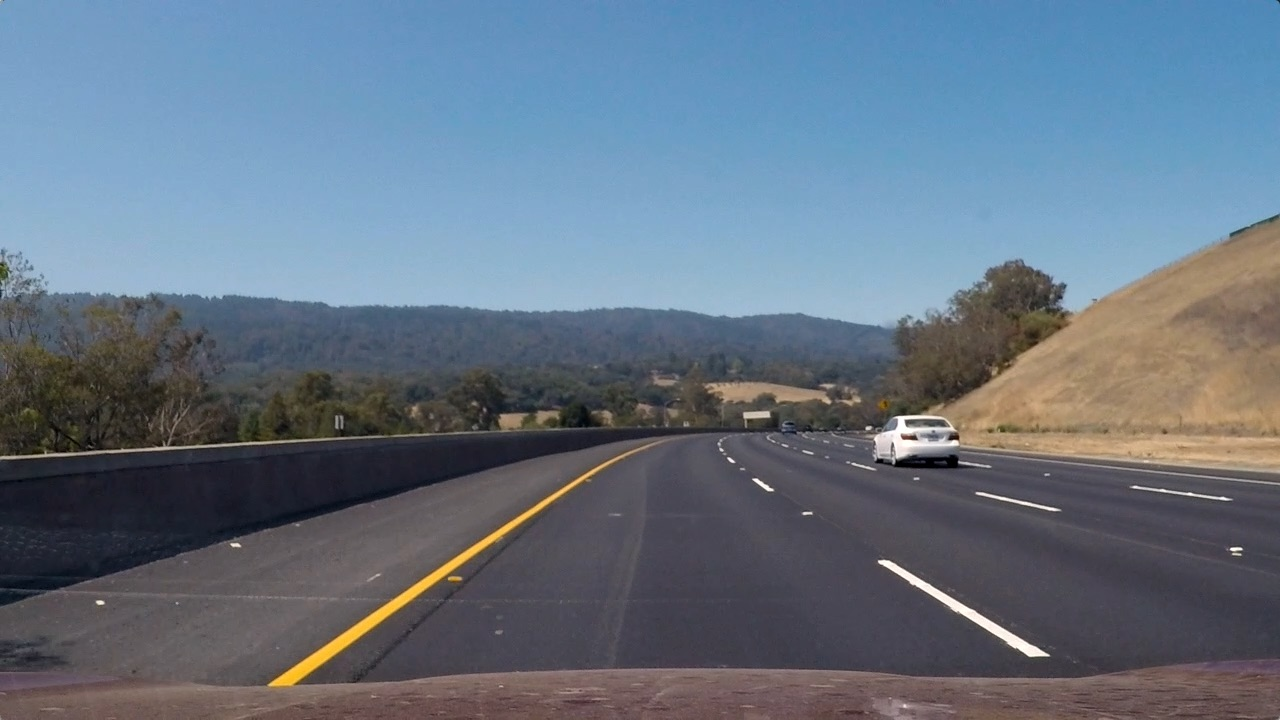
#> input picture lane_detection2/test/test3.jpg, 1280 x 720 px
$ python preprocessing.py
#> lines starting #> are read from the running program, lines starting #| are printed output that depends on the picture; after the words box and inside, x2 and y2 are one past the last pixel; in counts of white or black regions, pixels touching at a corner belong together
import cv2
import numpy as np


def gray(image):
    return cv2.cvtColor(image, cv2.COLOR_BGR2GRAY)


def warp(image, draw_lines=False):
    height = image.shape[0]
    width = image.shape[1]

    #             szerokość wysokość
    src = np.float32([(550, 460),
                      (150, 720),
                      (1200, 720),
                      (770, 460)])

    dst = np.float32([(100, 0),
                      (100, 720),
                      (1100, 720),
                      (1100, 0)])

    # src = np.float32([[200, 460], [1150, 460], [436, 220], [913, 220]])
    # dst = np.float32([[300, 720], [1000, 720], [400, 0], [1200, 0]])

    if draw_lines:
        copy = np.copy(image)
        for i in range(src.shape[0]):
            x = src[i][0]
            y = src[i][1]
            if not i == src.shape[0]-1:
                x_1 = src[i+1][0]
                y_1 = src[i+1][1]
            else:
                x_1 = src[0][0]
                y_1 = src[0][1]
            text = cv2.putText(copy, f'{x}, {y}', (int(x-100), int(y-15)), cv2.FONT_HERSHEY_COMPLEX, 1, (255, 255, 255),
                               2, cv2.LINE_AA)
            copy = cv2.circle(text, (x, y), radius=0, color=(0, 0, 255), thickness=10)
            line = cv2.line(copy, (x, y), (x_1, y_1), color=(0, 255, 0), thickness=3)
        # cv2.imshow('outout', line)

    M = cv2.getPerspectiveTransform(src, dst)

    M_inv = cv2.getPerspectiveTransform(dst, src)

    warp = cv2.warpPerspective(image, M, (width, height), flags=cv2.INTER_LINEAR)
    # output_front = cv2.warpPerspective(image, M_inv, (width, height), flags=cv2.INTER_LINEAR)

    return warp, M_inv


def threshold(image):
    # ret, image = cv2.threshold(image, 170, 225, cv2.THRESH_BINARY)
    (ret, image) = cv2.threshold(image, 0, 225, cv2.THRESH_BINARY | cv2.THRESH_OTSU)
    if not ret:
        print('Error in threshold value')
    else:
        return image


image = cv2.imread('test/test3.jpg')
#> image is the input picture: shape (720, 1280, 3); mean B, G, R 130.7, 115.3, 101.1
image = cv2.flip(image, 1)
frame, inv_M = warp(image, True)
#> the loop in warp, `for i in range(src.shape[0]):` made 4 passes
#> pass 1, in warp, `copy = cv2.circle(text, (x, y), radius=0, color=(0, 0, 255), thickness..`:
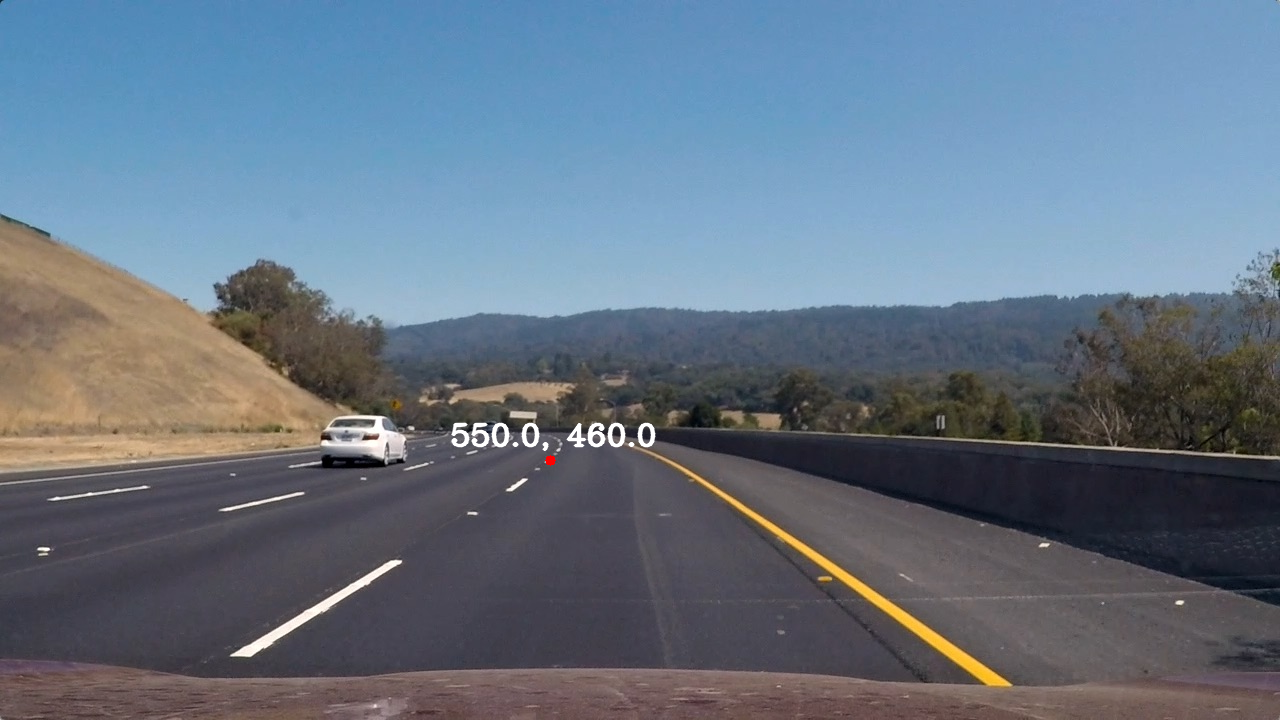
#> copy: shape (720, 1280, 3); mean B, G, R 131, 115.7, 101.5
#> after the loop in warp, `for i in range(src.shape[0]):`:
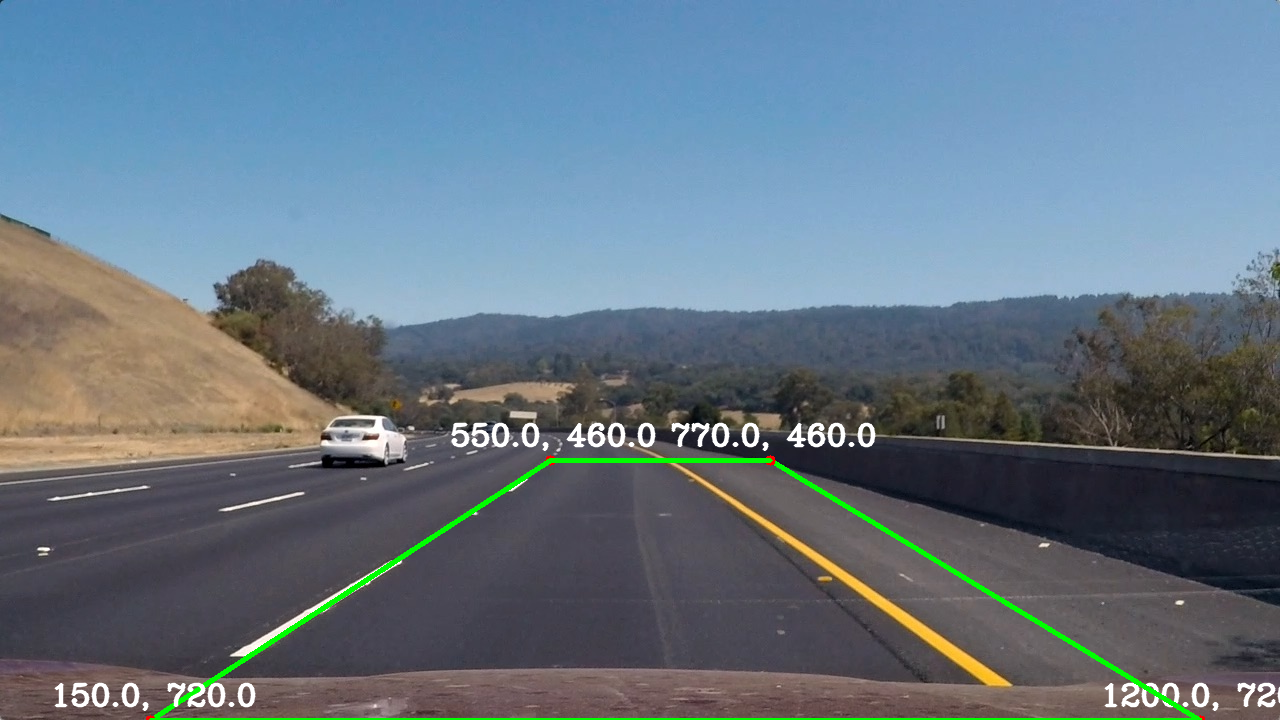
#> copy: shape (720, 1280, 3); 1.63% of pixels changed, all inside (x1, y1, x2, y2) = (54, 422, 1280, 720)
#> in warp, `warp = cv2.warpPerspective(image, M, (width, height), flags=cv2.INTER_..`:
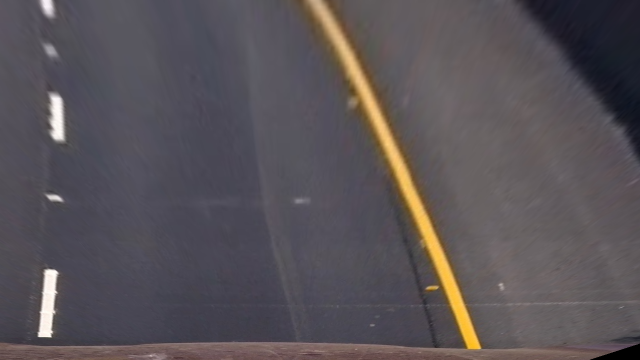
#> warp: shape (720, 1280, 3) (shown at 1/2 size); mean B, G, R 87.4, 83.2, 89
#> inv_M = [[0.22, -0.72, 528], [-3.1e-16, -0.429, 460], [-6.65e-19, -0.0011, 1]]
# cv2.imshow('frame', frame)
gray_img = gray(frame)
threshold_img = threshold(gray_img)
#> in threshold, `(ret, image) = cv2.threshold(image, 0, 225, cv2.THRESH_BINARY | cv2.TH..`:
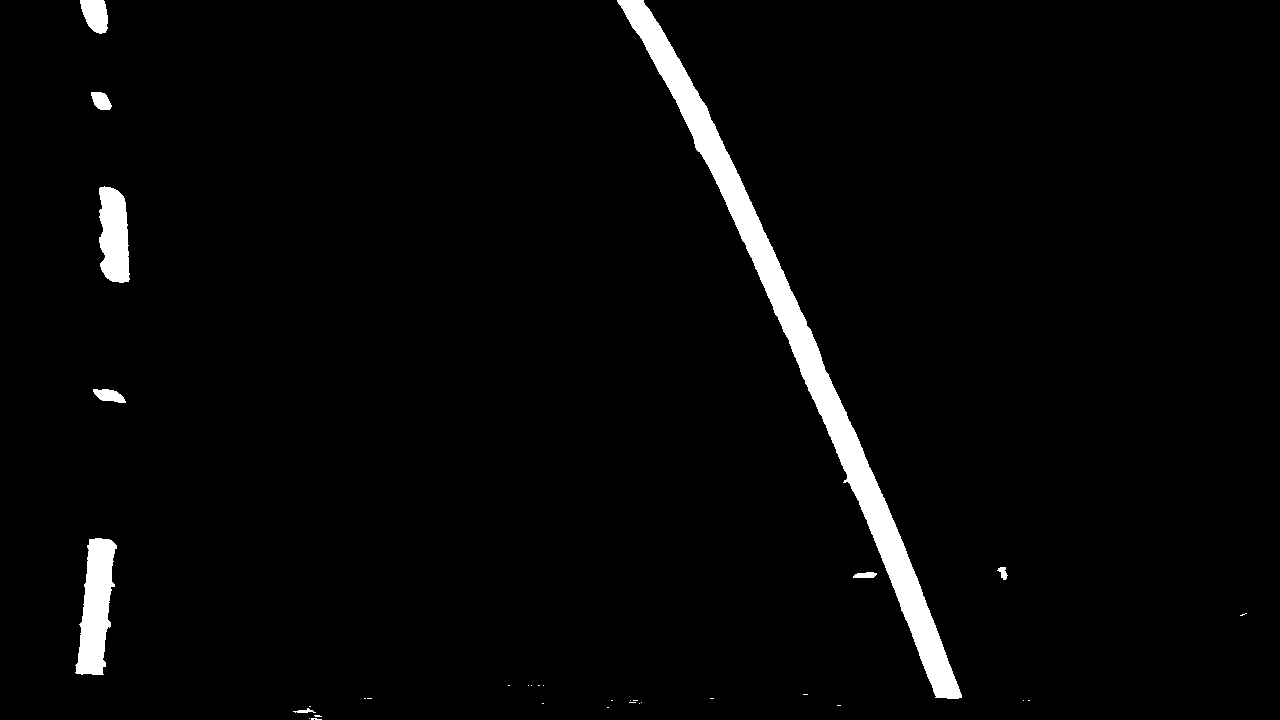
#> image: shape (720, 1280); values 0 (black) and 225 (white), 2.9% white; 34 white regions (25 under 20 px), largest, box (x1, y1, x2, y2) and area: (617, 0, 962, 699) 18948, (75, 538, 117, 675) 3593, (99, 186, 130, 283) 2414
#> in threshold, `(ret, image) = cv2.threshold(image, 0, 225, cv2.THRESH_BINARY | cv2.TH..`: ret = 136
# cv2.imshow('threshold', threshold)
cv2.imwrite('test/threshold.png', threshold_img)
with open('test/threshold.npy', 'wb') as file:
    np.save(file, threshold_img)
cv2.waitKey(0)

$ run again, with lane_detection2/test/test2.jpg copied over lane_detection2/test/test3.jpg
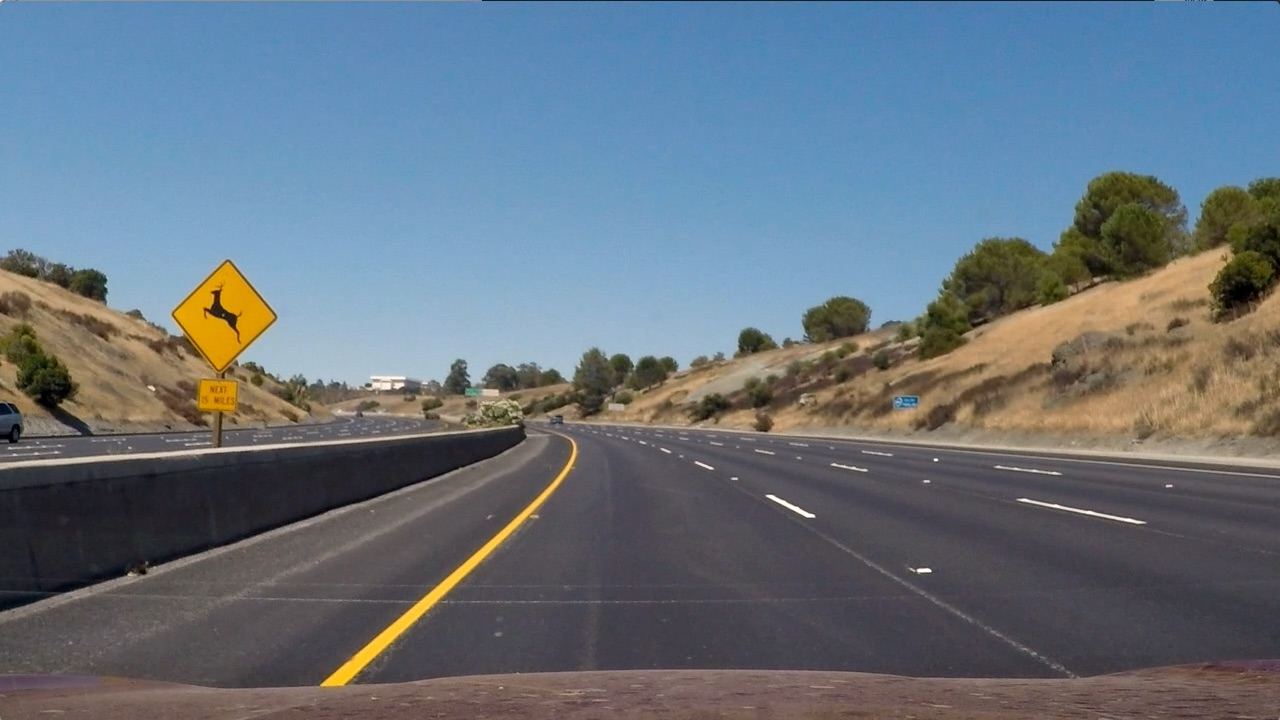
#> input picture lane_detection2/test/test2.jpg, 1280 x 720 px
#> image is the input picture: shape (720, 1280, 3); mean B, G, R 125.5, 114.6, 102.8
#> after the loop in warp, `for i in range(src.shape[0]):`:
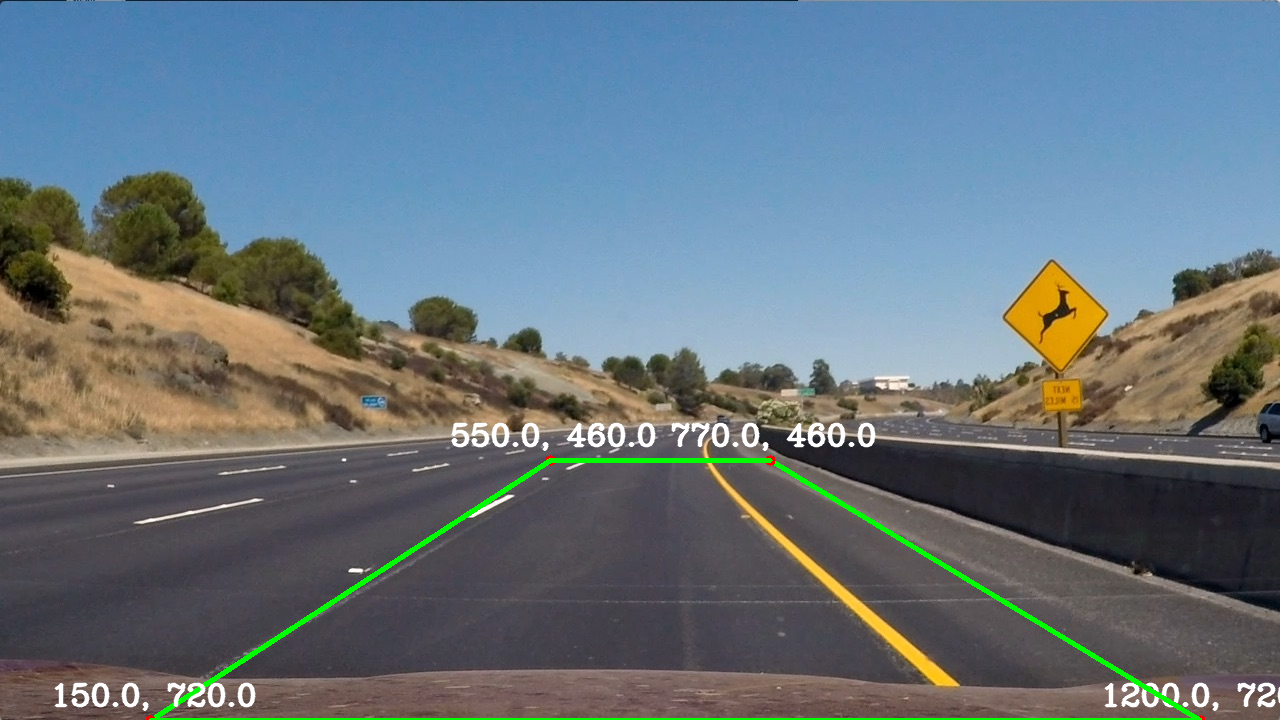
#> copy: shape (720, 1280, 3); mean B, G, R 126, 117.3, 103
#> inv_M = [[0.22, -0.72, 528], [-3.1e-16, -0.429, 460], [-6.65e-19, -0.0011, 1]]
#> in threshold, `(ret, image) = cv2.threshold(image, 0, 225, cv2.THRESH_BINARY | cv2.TH..`:
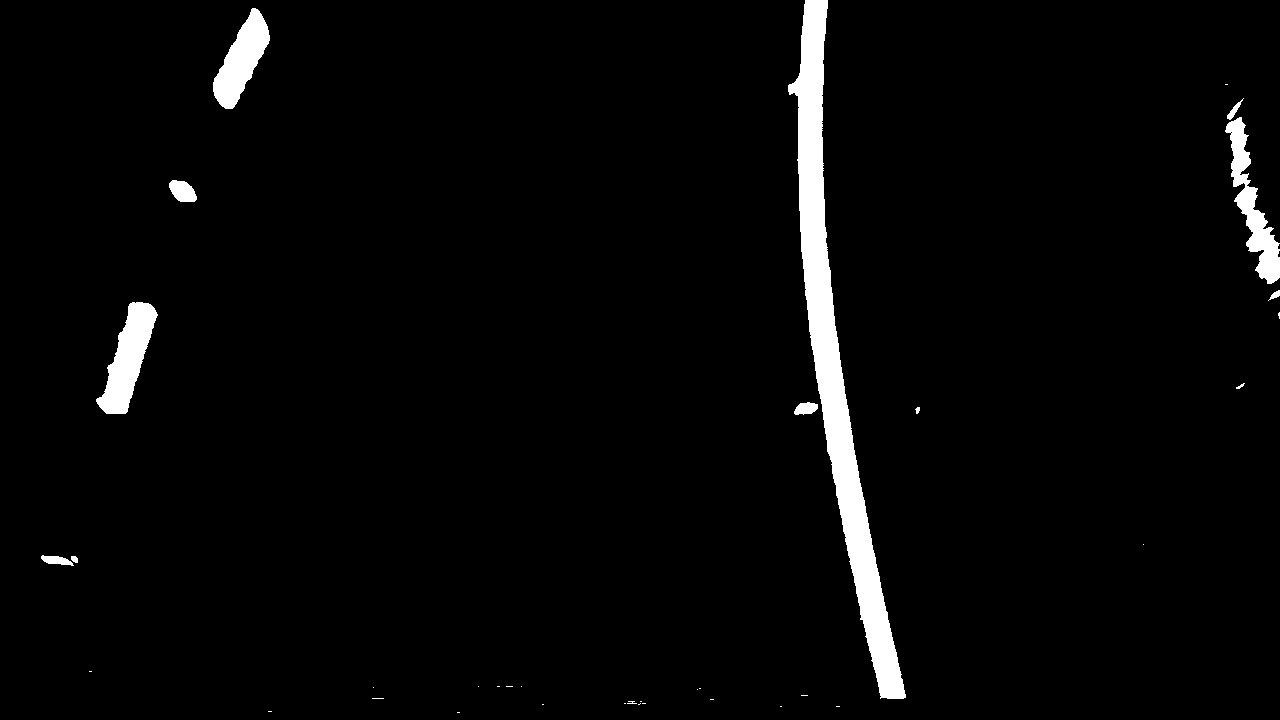
#> image: shape (720, 1280); values 0 (black) and 225 (white), 3.1% white; 36 white regions (24 under 20 px), largest, box (x1, y1, x2, y2) and area: (788, 0, 906, 699) 18118, (96, 302, 158, 414) 3274, (1225, 117, 1280, 284) 3006
#> ret = 135
